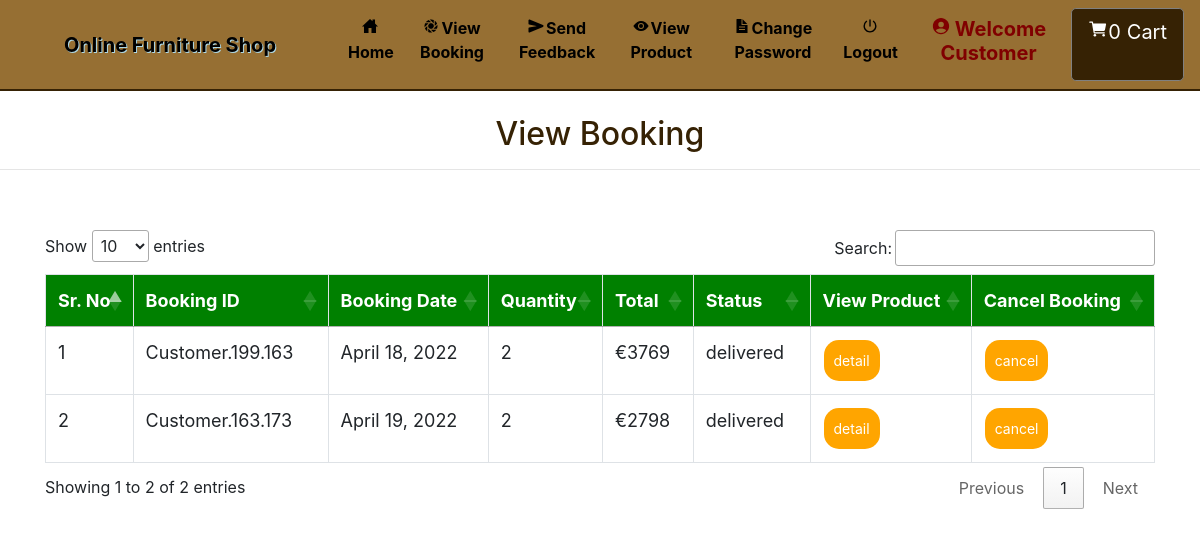
Screenshot of /view_booking (signed in) with the database file from the repository.
### furniture/models.py (models this page shows, shortened)
class Booking(models.Model):
    status = models.ForeignKey(Status, on_delete=models.CASCADE, null=True)
    profile = models.ForeignKey(Profile, on_delete=models.CASCADE, null=True)
    booking_id = models.CharField(max_length=200,null=True)
    quantity = models.CharField(max_length=100,null=True)
    book_date = models.CharField(max_length=30, null=True)
    total = models.IntegerField(null=True)

class Status(models.Model):
    name = models.CharField(max_length=20, null=True)

### furniture/views.py (the view)
# urls.py: path('view_booking', View_Booking, name='view_booking'),
def View_Booking(request):
    if not request.user.is_authenticated:
        return redirect('login')
    user = User.objects.get(id=request.user.id)
    profile = Profile.objects.get(user=user)
    cart = Cart.objects.filter(profile=profile)
    book = Booking.objects.filter(profile=profile)
    num1=0
    for i in cart:
        num1 += 1
    d = {'book': book,'num1':num1}
    return render(request, 'view_booking.html', d)

### furniture/templates/view_booking.html (shortened to what this page needs)
{% extends 'navigation.html' %}
{% block body %}
<center><h2 style="color:#362204;margin-top:2%">View Booking</h2></center><hr>
 <div class="container">
<table class="table table-bordered" id="myTable">
  <thead>
  <tr>
    <th>Sr. No</th>
    <th>Booking ID</th>
    <th>Booking Date</th>
      <th>Quantity</th>
      <th>Total</th>
      <th>Status</th>
    <th>View Product</th>
    <th>Cancel Booking</th>
  </tr>
  </thead>
   <tbody>
{% for i in book %}
  <tr>
      <td>{{forloop.counter}}</td>
    <td>{{i.booking_id}}</td>
    <td>{{i.book_date}}</td>
      <td>{{i.quantity}}</td>
      <td>€{{i.total}}</td>
      <td>{{i.status.name}}</td>
      <td><a href="{% url 'booking_detail' i.booking_id i.id %}"><button class="button button1">detail</button></a></td>
      <td><a href="{% url 'delete_booking' i.booking_id i.id %}" onclick="return confirm('Are you sure?')"><button class="button button1" id="#delete">cancel</button></a></td>
  </tr>
   {% endfor %}
    </tbody>
</table>
 </div>
{% endblock %}

### furniture/templates/navigation.html (shortened to what this page needs)
<!DOCTYPE html>
<html lang="en">
<head>
    {% load static %}
     <link rel="stylesheet" href="https://maxcdn.bootstrapcdn.com/bootstrap/4.0.0/css/bootstrap.min.css">
  <link rel = stylesheet href = "//cdn.datatables.net/1.10.19/css/jquery.dataTables.min.css">
</head>
<body style="background-color: white">
<nav class="navbar navbar-expand-sm" style = "background-color :#966F33 ; border-bottom:2px solid #362204">
  <a class="navbar-brand pl-5" href="#" style="color:black ; font-weight : bold">Online Furniture Shop</a>
<div class="collapse navbar-collapse" id="collapsibleNavbar">
  <ul class="navbar-nav pl-5 text-center">
    {% if request.user.username %}
    {% if not request.user.is_staff %}
    <li class="nav-item">
      <a class="nav-link" href="{% url 'home' %}" style="color:black"><ion-icon style="margin-right:2px" name="home-sharp"></ion-icon>Home</a>
    </li>
    <li class="nav-item">
      <a class="nav-link" href="{% url 'view_booking' %}" style="color:black"><ion-icon style="margin-right:2px" name="aperture"></ion-icon>View Booking</a>
    </li>
    <li class="nav-item">
      <a class="nav-link" href="{% url 'send_feedback' request.user.id %}" style="color:black"><ion-icon style="margin-right:2px" name="send"></ion-icon>Send Feedback</a>
    </li>
    <li class="nav-item">
      <a class="nav-link" href="{% url 'view_product' 0 %}" style="color:black"><ion-icon style="margin-right:2px" name="eye"></ion-icon>View Product</a>
    </li>
    <li class="nav-item">
      <a class="nav-link" href="{% url 'change_password' %}" style="color:black"><ion-icon style="margin-right:2px" name="document-text-sharp"></ion-icon>Change Password</a>
    </li>
    {% endif %}
    {% endif %}
    {% if request.user.is_authenticated %}
    <a class="nav-link" href="{% url 'logout' %}" style="color:black"><ion-icon style="margin-right:2px" name="power-sharp"></ion-icon>Logout</a>
    {% if not request.user.is_staff %}
    <li class="nav-item">
      <a href="{% url 'profile' %}"><h5 class="nav-link" style="color:maroon"><ion-icon style="margin-right:4px;color:maroon" name="person-circle-sharp"></ion-icon>Welcome {{request.user.username}}</h5>
      </a></li>
    {% else %}
    <li class="nav-item">
      <h5  class="nav-link" style="color:maroon"><ion-icon style="margin-right:4px;color:maroon" name="person-circle-sharp"></ion-icon>Welcome {{request.user.username}}</h5>
    </li>
    {% endif %}
    {% endif %}
    {% if not request.user.is_staff %}
    {% if request.user.username %}
      <a href="{% url 'cart' %}" style="border:1px solid gray; background-color: #362204;" class="btn btn-default btn-lg text-dark text-capitalize">
        <ion-icon style="color:white;margin-top:2%" name="cart"></ion-icon><span style="color:white">{{num1}}</span><span style="margin-left:6px;margin-top:2%;color:white">Cart</span></a></center>
{% endif %}
    {% endif %}
    </ul>
</div>
</nav>
{% block body %}
{% endblock %}
</body></html>

### furniture/templates/navigation.html (style rules this page uses)
* { box-sizing: border-box; }
#myTable { border-collapse: collapse; width: 100%; border: 1px solid #ddd; font-size: 18px; }
#myTable th { text-align: left; padding: 12px; background-color: green; color: white; }
#myTable td { text-align: left; padding: 12px; background-color: white; }
#myTable tr { border-bottom: 1px solid #ddd; }
.button { background-color: orange; border: none; color: white; padding: 10px; text-align: center; text-decoration: none; display: inline-block; font-size: 14px; margin: 1px 1px; cursor: pointer; }
.button1 { border-radius: 15px; }
.nav-link { font-weight:bold; }
.navbar-brand { text-shadow: 1px 1px lightblue; }

### rows the page displays
Booking: booking_id "Customer.199.163", book_date "April 18, 2022", quantity "2", total "3769", status.name "delivered"
Booking: booking_id "Customer.163.173", book_date "April 19, 2022", quantity "2", total "2798", status.name "delivered"

### other values shown
{{ request.user.username }} "Customer"
{{ num1 }} "0"
